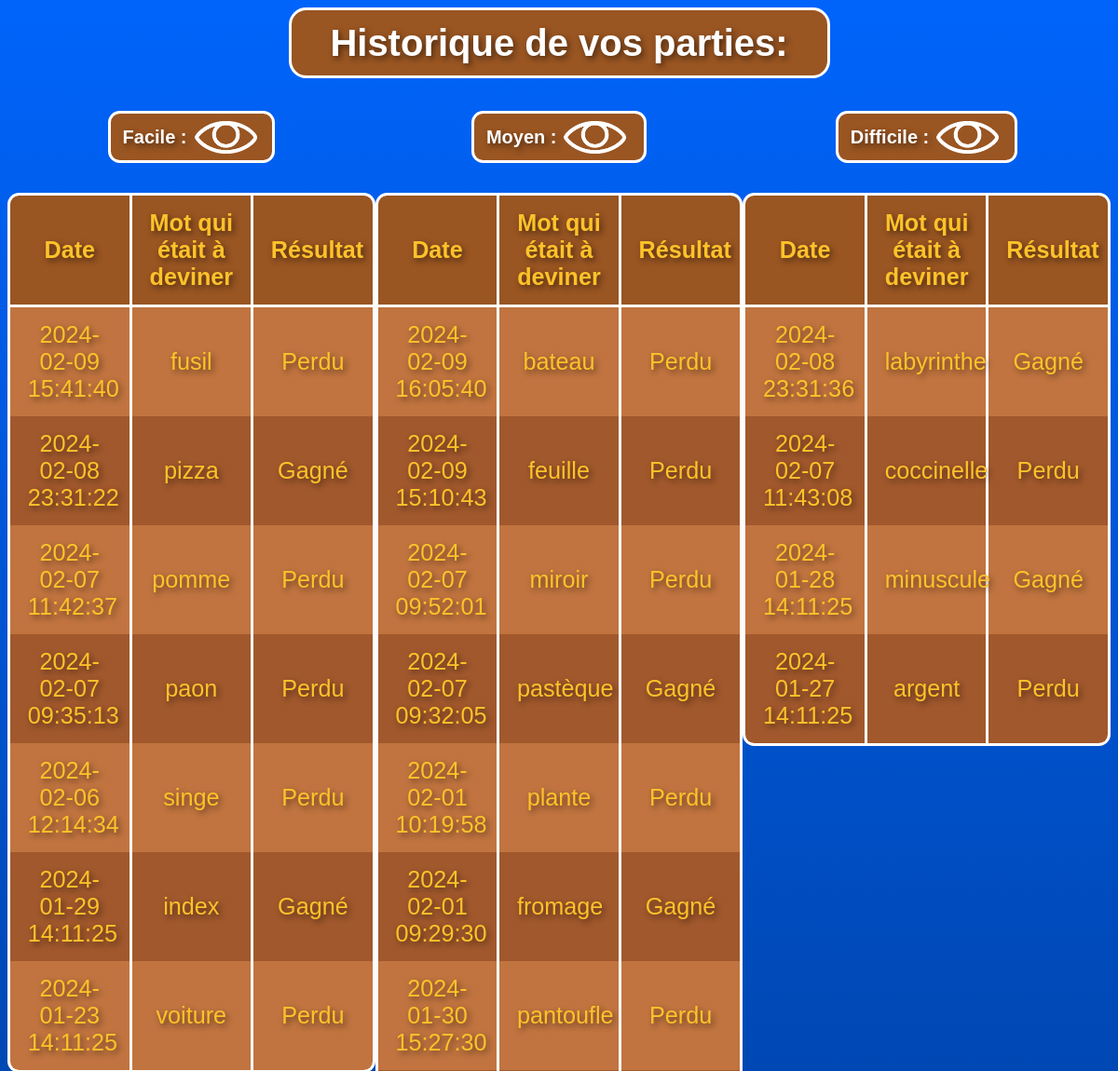
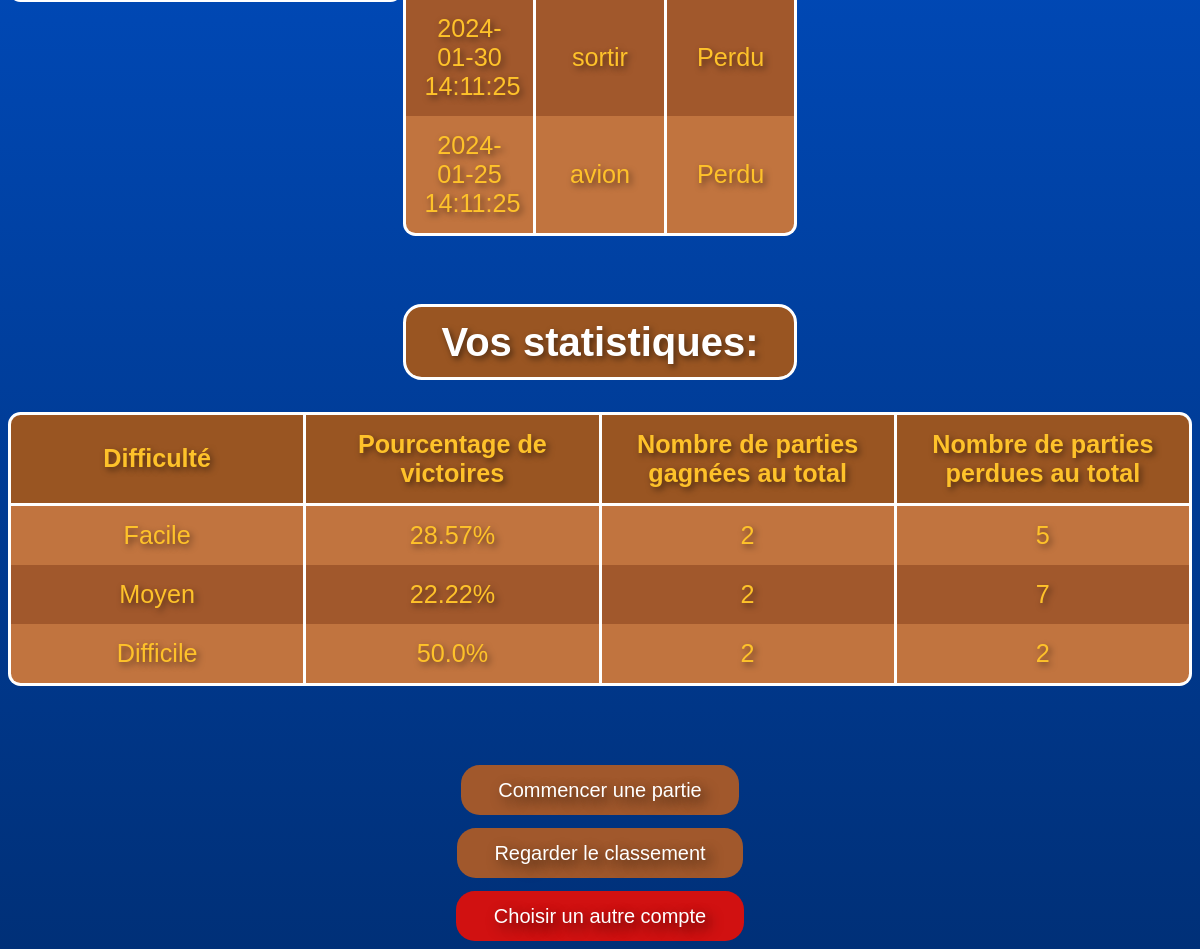
Page /historique (signed in) on the earlier database version (2 pictures, top to bottom).
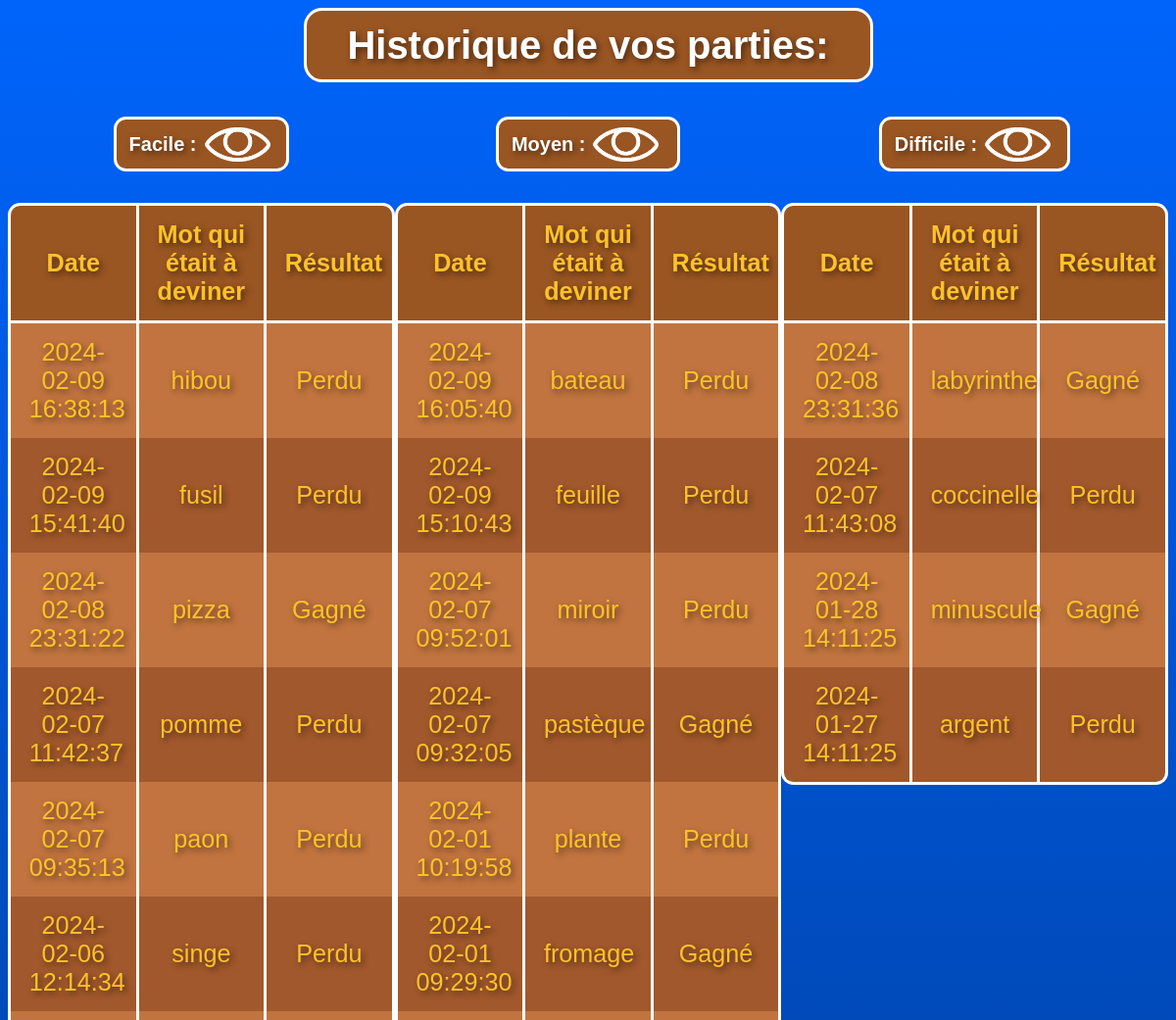
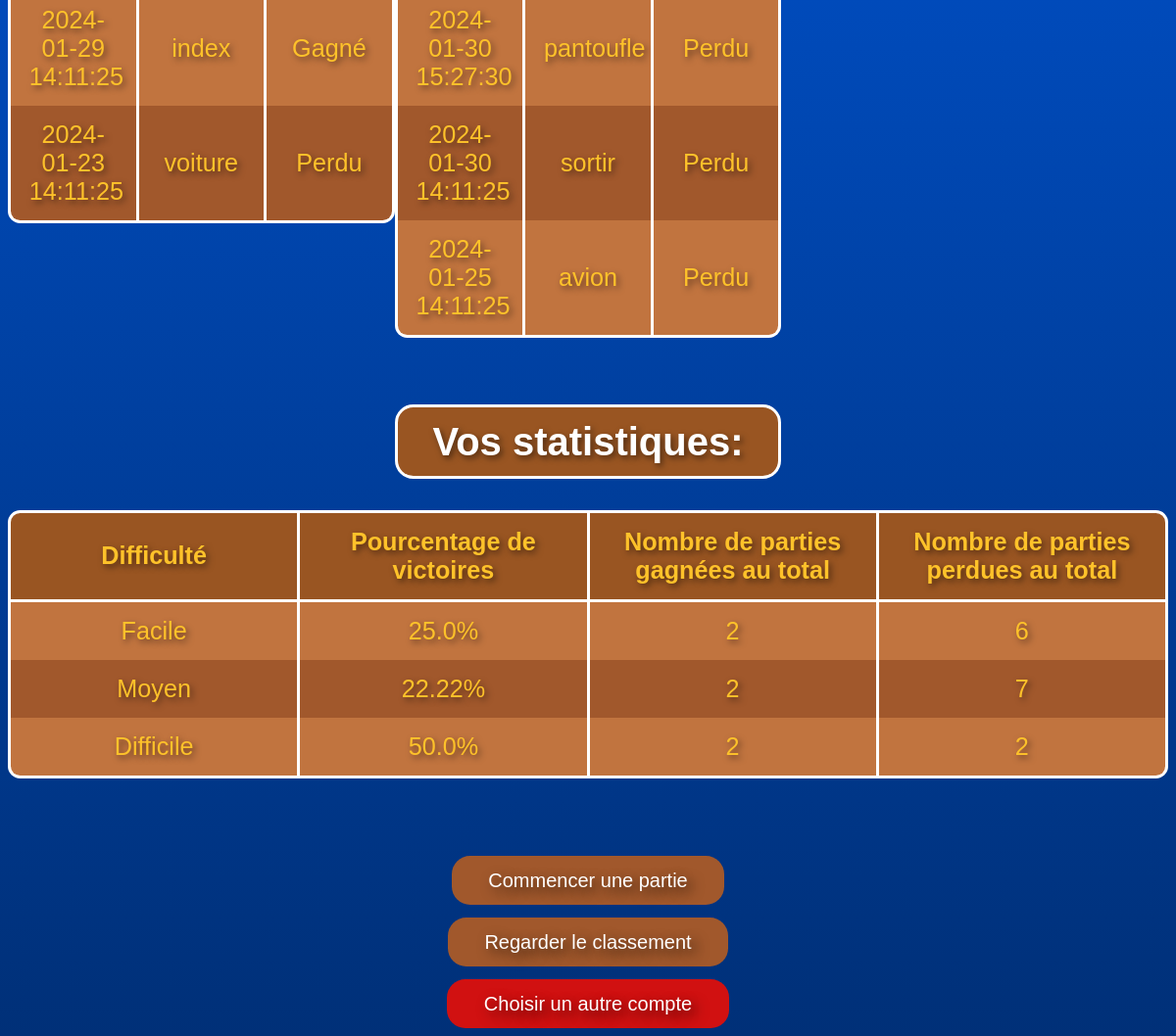
Same page on the later database version (2 pictures, top to bottom).
### tables this page shows
CREATE TABLE Partie (
    Partie_Id INTEGER PRIMARY KEY AUTOINCREMENT,
    Date_Du_Jeu DATETIME DEFAULT CURRENT_TIMESTAMP,
    Mot_A_Deviner VARCHAR,
    Gagne_Facile INTEGER DEFAULT 0,
    Perdu_Facile INTEGER DEFAULT 0,
    Gagne_Moyen INTEGER DEFAULT 0,
    Perdu_Moyen INTEGER DEFAULT 0,
    Gagne_Difficile INTEGER DEFAULT 0,
    Perdu_Difficile INTEGER DEFAULT 0,
    Resultat VARCHAR DEFAULT NULL,
    Difficulty VARCHAR DEFAULT NULL,
    User_Id INTEGER,
    FOREIGN KEY(User_Id) REFERENCES User(US_Id)
);

### app.py (the view)
@app.route('/historique')
def historique():
    user_id = session.get('user_id')
    historique_data = get_historique_data(user_id)
    return render_template('historique.html', **historique_data)

### app.py (called while the page is built)
def connect_db():
    db_path = 'Pendu.db'
    print(f"Connecté à la base de données : {db_path}")
    return sqlite3.connect(db_path)

### templates/historique.html (shortened to what this page needs)
<!DOCTYPE html>
<html lang="fr">
<head>
    <link rel="stylesheet" href="/static/historique.css">
</head>
<body class="fade-in">
    <div class="zoom">
        <div class="title-container" id="titre1">
            <h1>Historique de vos parties:</h1>
        </div>
        <br>
        <br>
        <br>
        <div class="table-container">
            <div class="table-section difficulty-section">
                <div class="title-container2" id="facile-arrow">
                    <div class="bold">
                        <span>Facile : </span>
                    </div>
                    <img src="/static/images/oeil-ouvert.png" class="arrow" alt="Flèche pour afficher/masquer le tableau">
                </div>
                <table id="table_facile" class="content-table visible table-transition">
                    <thead>
                        <tr>
                            <th>Date</th>
                            <th>Mot qui était à deviner</th>
                            <th>Résultat</th>
                        </tr>
                    </thead>
                    <tbody>
                        {% for game in game_history_facile %}
                        <tr>
                            <td>{{ game[0] }}</td>
                            <td>{{ game[1] }}</td>
                            <td>{{ game[2] }}</td>
                        </tr>
                        {% endfor %}
                    </tbody>
                </table>
            </div>
            <div class="table-section difficulty-section">
                <div class="title-container2" id="moyen-arrow">
                    <div class="bold">
                        <span>Moyen : </span>
                    </div>
                    <img src="/static/images/oeil-ouvert.png" class="arrow" alt="Flèche pour afficher/masquer le tableau">
                </div>
                <table id="table_moyen" class="content-table visible table-transition">
                    <thead>
                        <tr>
                            <th>Date</th>
                            <th>Mot qui était à deviner</th>
                            <th>Résultat</th>
                        </tr>
                    </thead>
                    <tbody>
                        {% for game in game_history_moyen %}
                        <tr>
                            <td>{{ game[0] }}</td>
                            <td>{{ game[1] }}</td>
                            <td>{{ game[2] }}</td>
                        </tr>
                        {% endfor %}
                    </tbody>
                </table>
            </div>
            <div class="table-section difficulty-section">
                <div class="title-container2" id="difficile-arrow">
                    <div class="bold">
                        <span>Difficile : </span>
                    </div>
                    <img src="/static/images/oeil-ouvert.png" class="arrow" alt="Flèche pour afficher/masquer le tableau">
                </div>
                <table id="table_difficile" class="content-table visible table-transition">
                    <thead>
                        <tr>
                            <th>Date</th>
                            <th>Mot qui était à deviner</th>
                            <th>Résultat</th>
                        </tr>
                    </thead>
                    <tbody>
                        {% for game in game_history_difficile %}
                        <tr>
                            <td>{{ game[0] }}</td>
                            <td>{{ game[1] }}</td>
                            <td>{{ game[2] }}</td>
                        </tr>
                        {% endfor %}
                    </tbody>
                </table>
            </div>
        </div>
        <div class="title-container" id="titre2">
            <h1>Vos statistiques:</h1>
        </div>
        <table class="stats-table">
            <thead>
                <tr>
                    <th>Difficulté</th>
                    <th>Pourcentage de victoires</th>
                    <th>Nombre de parties gagnées au total</th>
                    <th>Nombre de parties perdues au total</th>
                </tr>
            </thead>
            <tbody>
                <tr>
                    <td>Facile</td>
                    <td>{{ pourcentage_facile }}%</td>
                    <td>{{ total_gagne_facile }}</td>
                    <td>{{ total_perdu_facile }}</td>
                </tr>
                <tr>
                    <td>Moyen</td>
                    <td>{{ pourcentage_moyen }}%</td>
                    <td>{{ total_gagne_moyen }}</td>
                    <td>{{ total_perdu_moyen }}</td>
                </tr>
                <tr>
                    <td>Difficile</td>
                    <td>{{ pourcentage_difficile }}%</td>
                    <td>{{ total_gagne_difficile }}</td>
                    <td>{{ total_perdu_difficile }}</td>
                </tr>
            </tbody>
        </table>
        <br>
        <div class="bouton-section2">
            <a href="/recommencer_une_partie">
                <button class="bouton-recommencer">Commencer une partie</button>
            </a>
            <a href="/classement_total">
                <button class="bouton-historique">Regarder le classement</button>
            </a>
        </div>
        <div class="bouton-deconnexion">
            <a href="/">
                <button class="bouton-autre_compte">Choisir un autre compte</button>
            </a>
        </div>
    </div>
</body>
</html>

Differences in the rows shown:
added Partie: Date_Du_Jeu "2024-02-09 16:38:13", Mot_A_Deviner "hibou", Resultat "Perdu", shown under "Historique de vos parties:"
Other differences:
{{ pourcentage_facile }}: "28.57" → "25.0"
{{ total_perdu_facile }}: "5" → "6"
